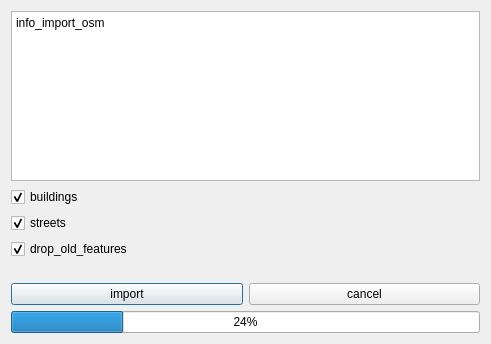
<?xml version="1.0" encoding="UTF-8"?>
<ui version="4.0">
 <class>ImportOsmDialog</class>
 <widget class="QDialog" name="ImportOsmDialog">
  <property name="geometry">
   <rect>
    <x>0</x>
    <y>0</y>
    <width>491</width>
    <height>344</height>
   </rect>
  </property>
  <property name="windowTitle">
   <string>import_osm</string>
  </property>
  <layout class="QVBoxLayout" name="verticalLayout_2">
   <item>
    <layout class="QVBoxLayout" name="verticalLayout">
     <item>
      <widget class="QTextBrowser" name="info_import_osm">
       <property name="html">
        <string>&lt;!DOCTYPE HTML PUBLIC &quot;-//W3C//DTD HTML 4.0//EN&quot; &quot;http://www.w3.org/TR/REC-html40/strict.dtd&quot;&gt;
&lt;html&gt;&lt;head&gt;&lt;meta name=&quot;qrichtext&quot; content=&quot;1&quot; /&gt;&lt;meta charset=&quot;utf-8&quot; /&gt;&lt;style type=&quot;text/css&quot;&gt;
p, li { white-space: pre-wrap; }
hr { height: 1px; border-width: 0; }
li.unchecked::marker { content: &quot;\2610&quot;; }
li.checked::marker { content: &quot;\2612&quot;; }
&lt;/style&gt;&lt;/head&gt;&lt;body style=&quot; font-family:'Segoe UI'; font-size:9pt; font-weight:400; font-style:normal;&quot;&gt;
&lt;p style=&quot; margin-top:0px; margin-bottom:0px; margin-left:0px; margin-right:0px; -qt-block-indent:0; text-indent:0px;&quot;&gt;info_import_osm&lt;/p&gt;&lt;/body&gt;&lt;/html&gt;</string>
       </property>
      </widget>
     </item>
     <item>
      <widget class="QCheckBox" name="checkBox_buildings">
       <property name="text">
        <string>buildings</string>
       </property>
       <property name="checked">
        <bool>true</bool>
       </property>
      </widget>
     </item>
     <item>
      <widget class="QCheckBox" name="checkBox_streets">
       <property name="text">
        <string>streets</string>
       </property>
       <property name="checked">
        <bool>true</bool>
       </property>
      </widget>
     </item>
     <item>
      <layout class="QHBoxLayout" name="horizontalLayout_2">
       <item>
        <widget class="QCheckBox" name="checkBoxClearOldFeatures">
         <property name="text">
          <string>drop_old_features</string>
         </property>
         <property name="checked">
          <bool>true</bool>
         </property>
        </widget>
       </item>
      </layout>
     </item>
     <item>
      <spacer name="verticalSpacer">
       <property name="orientation">
        <enum>Qt::Orientation::Vertical</enum>
       </property>
       <property name="sizeHint" stdset="0">
        <size>
         <width>20</width>
         <height>40</height>
        </size>
       </property>
      </spacer>
     </item>
     <item>
      <layout class="QHBoxLayout" name="horizontalLayout_4">
       <item>
        <widget class="QPushButton" name="btn_import">
         <property name="text">
          <string>import</string>
         </property>
        </widget>
       </item>
       <item>
        <widget class="QPushButton" name="btn_cancel">
         <property name="text">
          <string>cancel</string>
         </property>
        </widget>
       </item>
      </layout>
     </item>
     <item>
      <widget class="QProgressBar" name="progress">
       <property name="value">
        <number>24</number>
       </property>
      </widget>
     </item>
    </layout>
   </item>
  </layout>
 </widget>
 <resources/>
 <connections/>
</ui>
